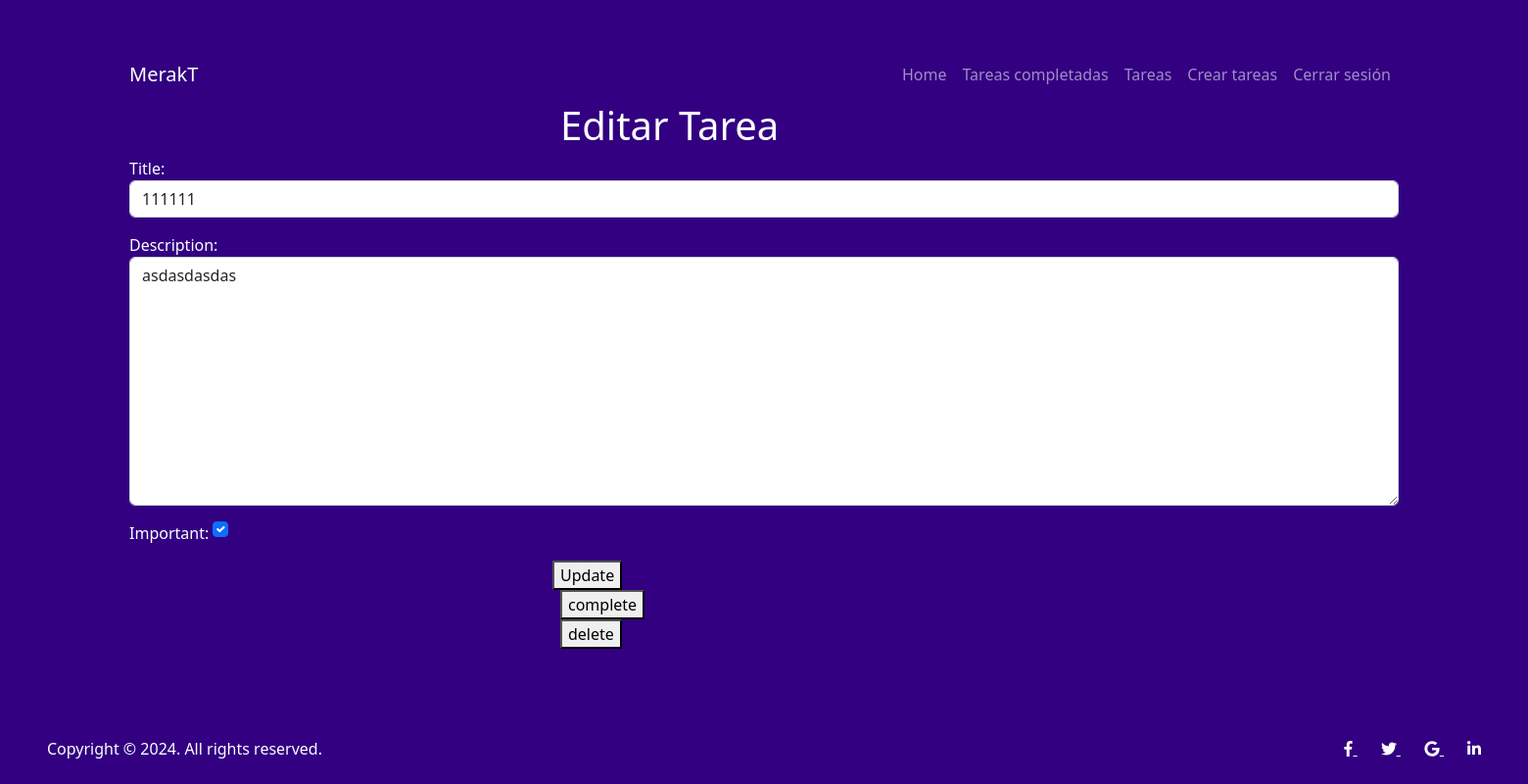
The page /tasks/3 (signed in) on the database its author committed.
### tasks/models.py (models this page shows, shortened)
class Task(models.Model): #crea una tabla en sql
  title = models.CharField(max_length=200)
  description = models.TextField(max_length=1000)
  created = models.DateTimeField(auto_now_add=True) #para la fecha que se creo
  datecompleted = models.DateTimeField(null=True, blank=True)
  important = models.BooleanField(default=False)
  user = models.ForeignKey(User, on_delete=models.CASCADE) #para poder vincular dos tablas

### tasks/views.py (the view, shortened to what this page needs)
# urls.py: path('tasks/<int:task_id>', views.task_detail, name='task_detail'), #el int id sirve para mostrar las tareas por usuarios
@login_required
def task_detail(request, task_id):
    if request.method == 'GET':
        task = get_object_or_404(Task, pk=task_id, user=request.user)
        form = TaskForm(instance=task)
        return render(request, 'task_detail.html', {'task': task, 'form': form})

### tasks/forms.py
class TaskForm(forms.ModelForm):
    class Meta:
        model = Task
        fields = ['title', 'description', 'important']
        widgets = {
            'title': forms.TextInput(attrs={'class': 'form-control', 'placeholder': 'Cual es el titulo'}),
            'description': forms.Textarea(attrs={'class': 'form-control','placeholder': 'Cual es la descripción'}),
            'important': forms.CheckboxInput(attrs={'class': 'form-check-input m-auto'})
        }

### tasks/templates/task_detail.html (shortened to what this page needs)
{% extends 'base.html' %}
{% block content %}
<main class="container">
  <div class="row">
    <div class="cold-md-4 offset-md-4">
      <h1 class="text-white">Editar Tarea</h1>
    </div>
      <form method="POST" class="text-white ">
        {{form.as_p}}
        <div class="cold-md-4 offset-md-4">
          <button>
            Update
          </button>
        </div>
      </form>
      <div class="cold-md-4 offset-md-4">
        <form action="{% url 'complete_task' task.id %}" method="POST">
          <button>
            complete
          </button>
        </form>
      </div>
      <div class="cold-md-4 offset-md-4">
        <form action="{% url 'delete_task' task.id %}" method="POST">
          <button>
            delete
          </button>
        </form>
      </div>
  </div>
</main>
{% endblock %}

### tasks/templates/style.css (style rules this page uses)
body { background-color: purple; }

### tasks/templates/base.html (style rules this page uses)
body { background-color: #320081; }

### rows shown on the page
Task: title "111111", description "asdasdasdas", important "☑"
